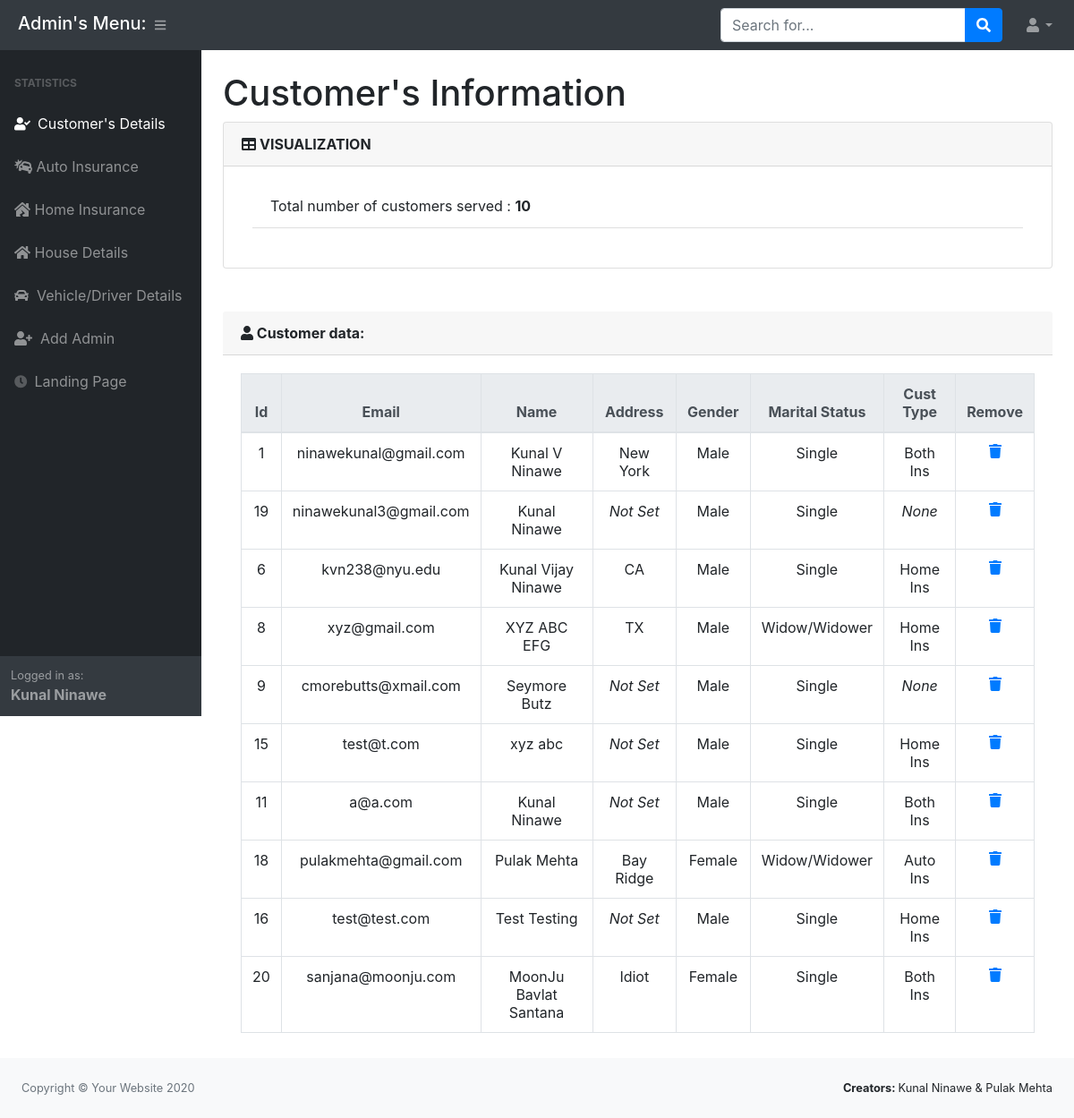
The page /admin/user_visualization.php (signed in) on the database its author committed.
### tables this page shows
CREATE TABLE IF NOT EXISTS `cust_details` (
  `cust_id` int(11) NOT NULL AUTO_INCREMENT,
  `email` varchar(50) NOT NULL,
  `first_name` varchar(30) NOT NULL,
  `middle_name` varchar(30) DEFAULT NULL,
  `last_name` varchar(30) NOT NULL,
  `password` varchar(100) NOT NULL,
  `address` varchar(150) DEFAULT NULL,
  `gender` varchar(1) DEFAULT 'M',
  `marital_status` varchar(1) NOT NULL DEFAULT 'S',
  `cust_type` varchar(1) DEFAULT NULL,
  PRIMARY KEY (`cust_id`)
);

### admin/functions.php (called while the page is built, shortened)
<?php
	function showAdminDetails($email){
		global $conn;
		$sql = "SELECT * FROM admin WHERE email='$email'";
		$result = mysqli_query($conn,$sql);
		$array = mysqli_fetch_array($result);
	    if(isset($array)){
	    	return $array;
	    }
	    else{
	    	return 0;
	    }
	}
?>

### admin/user_visualization.php (the view, shortened to what this page needs)
<?php require_once 'functions.php';
require_once '../customer/functions.php';
require_once 'bootstrap.php';
?>
<!DOCTYPE html>
<html lang="en">
<head>
</head>
<body class="sb-nav-fixed">
  <?php
  require_once 'header.php';
  ?>
  <div id="layoutSidenav_content">
    <main>
      <div class="home_ins_content">
        <div class="container-fluid">
          <h1 class="mt-4">Customer's Information</h1>
          <div class="card mb-12">
            <div class="card-header"><i class="fas fa-table mr-1"></i><b>VISUALIZATION</b></div>
            <div class="card-body">
              <div class="col-xl-12">
                <ul class="list-group list-group-flush">
                  <li class="list-group-item">
                    Total number of customers served : <b>
                      <?php
                      $query = "SELECT count(cust_id) AS c FROM cust_details";
                      $result = mysqli_query($conn, $query);
                      if ($result) {
                        $sum = mysqli_fetch_array($result);
                        echo $sum['c'];
                      }
                      ?> </b>
                  </li>
                  <li class="list-group-item">
                </ul>
              </div>
            </div>
          </div>
          <br><br>
          <?php
          $result = getAllCustDetails();
          if($result!=false){
              while($row = mysqli_fetch_array($result)){
              $row = showCustDetailsInCorrectFormat($row);
            }
          }
          ?>
          <div class="card-mb-12" id="show_user_information">
            <div class="card-header">
              <b><i class="fas fa-user"></i> Customer data:</b>
            </div>
            <div class="card-body table-responsive">
                <table class="table table-bordered table-hover text-center">
                    <thead class="thead-light">
                        <tr>
                          <th>Id</th>
                          <th>Email</th>
                          <th>Name</th>
                          <th>Address</th>
                          <th>Gender</th>
                          <th>Marital Status</th>
                          <th>Cust Type</th>
                          <th>Remove</th>
                        </tr>
                    </thead>
                    <tbody>
                    <?php
                      $result = getAllCustDetails();
                      if($result!=false){
                          while($row = mysqli_fetch_array($result)){
                              $row = showCustDetailsInCorrectFormat($row);
                              echo "
                              <tr>
                                <td>".$row['cust_id']."</td>
                                <td>".$row['email']."</td>
                                <td>".$row['first_name']." ".$row['middle_name']." ".$row['last_name']."</td>
                                <td>".$row['address']."</td>
                                <td>".$row['gender']."</td>
                                <td>".$row['marital_status']."</td>
                                <td>".$row['cust_type']."</td>
                                <td><b><a href='#' data-toggle='modal' data-target='#removeCustModal".$row['cust_id']."'><i class='fas fa-trash'></i></a></b></td>
                              </tr>
                              ";
                          }
                      }
                      else{
                        echo "<tr><td colspan='8'>No customer data found</td></tr>";
                      }
                    ?>
                    </tbody>
                </table>
            </div>
          </div>
        </div>
      </div>
  </div>
  </div>
  <br><br>
  <?php require_once "footer.php"; ?>
</body>
</html>

### admin/header.php (shortened to what this page needs)
<?php
require_once 'functions.php';
require_once 'bootstrap.php';
?>
<!DOCTYPE html>
<html>
<head>
    <link href="css/styles.css" rel="stylesheet" />
    <link href="https://cdn.datatables.net/1.10.20/css/dataTables.bootstrap4.min.css" rel="stylesheet" />
</head>
<body class="sb-nav-fixed">
    <nav class="sb-topnav navbar navbar-expand navbar-dark bg-dark">
        <h5 style="color:white;margin-left: 20px;margin-top: 3px;">Admin's Menu:</h5>
        <button class="btn btn-link btn-sm order-1 order-lg-0" id="sidebarToggle" href="#"><i class="fas fa-bars"></i></button>
        <form class="d-none d-md-inline-block form-inline ml-auto mr-0 mr-md-3 my-2 my-md-0">
            <div class="input-group">
                <input class="form-control" type="text" placeholder="Search for..." aria-label="Search" aria-describedby="basic-addon2" />
                <div class="input-group-append">
                    <button class="btn btn-primary" type="button"><i class="fas fa-search"></i></button>
                </div>
            </div>
        </form>
        <ul class="navbar-nav ml-auto ml-md-0">
            <li class="nav-item dropdown">
                <a class="nav-link dropdown-toggle" id="userDropdown" href="#" role="button" data-toggle="dropdown" aria-haspopup="true" aria-expanded="false"><i class="fas fa-user fa-fw"></i></a>
            </li>
        </ul>
    </nav>
    <div id="layoutSidenav">
        <div id="layoutSidenav_nav">
            <nav class="sb-sidenav accordion sb-sidenav-dark" id="sidenavAccordion">
                <div class="sb-sidenav-menu">
                    <div class="nav">
                        <div class="sb-sidenav-menu-heading">Statistics</div>
                        <a class="nav-link" href="user_visualization.php">
                            <div class="sb-nav-link-icon"><i class="fas fa-user-check"></i></div>
                            Customer's Details
                        </a>
                        <a class="nav-link collapsed" href="auto_ins_visualization.php"><i class="fas fa-car-crash"></i> &nbsp;Auto Insurance</a>
                        <a class="nav-link collapsed" href="home_ins_visualization.php"><i class="fas fa-house-damage"></i> &nbsp;Home Insurance</a>
                        <a class="nav-link collapsed" href="home_visualization.php"><i class="fas fa-home"></i> &nbsp;House Details</a>
                        <a class="nav-link collapsed" href="vehicle_visualization.php"><i class="fas fa-car"></i> &nbsp;&nbsp;Vehicle/Driver Details</a>
                        <a class="nav-link collapsed" href="admin_register.php"><i class="fas fa-user-plus"></i> &nbsp;&nbsp;Add Admin</a>
                        <a class="nav-link" href="../index.php">
                                <div class="sb-nav-link-icon">
                                    <i class="fas fa-clock"></i>
                                </div>
                                Landing Page
                            </a>
                    </div>
                </div>
                <div class="sb-sidenav-footer">
                    <div class="small">Logged in as:</div>
                    <b>
                        <?php
                        $result = showAdminDetails($_SESSION['admin_email']);
                        echo $result['name'];
                        ?>
                    </b>
                </div>
            </nav>
        </div>

### customer/functions.php (shortened to what this page needs)
<?php
	function showCustDetailsInCorrectFormat($row){
		if($row['cust_type']==''){
			$row['cust_type'] = '<i>None</i>';
		}
		if($row['address']==''){
		  $row['address'] = '<i>Not Set</i>';
		}
		if($row['gender']==''){
			$row['gender'] = '<i>Not Set</i>';
		}
		else if($row['gender']=='M'){
		  $row['gender'] = 'Male';
		}
		else if($row['gender']=='F'){
		  $row['gender']='Female';
		}
		if($row['marital_status']=='S'){
		  $row['marital_status'] = 'Single';
		}
		else if($row['marital_status']=='M'){
		  $row['marital_status'] = 'Married';
		}
		else if($row['marital_status']=='W'){
		  $row['marital_status'] = 'Widow/Widower';
		}
		if($row['cust_type']=='A'){
		  $row['cust_type'] = 'Auto Ins';
		}
		if($row['cust_type']=='H'){
		  $row['cust_type'] = 'Home Ins';
		}
		if($row['cust_type']=='B'){
		  $row['cust_type'] = 'Both Ins';
		}
		return $row;
	}
	function getAllCustDetails(){
		global $conn;
		$sql = "SELECT * FROM cust_details";
		$result = mysqli_query($conn,$sql);
	    if($result){
	    	return $result;
	    }
	    else{
	    	return false;
	    }
	}

### rows shown on the page
cust_details: cust_id "1", email "ninawekunal@gmail.com", first_name "Kunal", middle_name "V", last_name "Ninawe", address "New York", gender "Male", marital_status "Single", cust_type "Both Ins"
cust_details: cust_id "19", email "ninawekunal3@gmail.com", first_name "Kunal", last_name "Ninawe", gender "Male", marital_status "Single"
cust_details: cust_id "6", email "kvn238@nyu.edu", first_name "Kunal", middle_name "Vijay", last_name "Ninawe", address "CA", gender "Male", marital_status "Single", cust_type "Home Ins"
cust_details: cust_id "8", email "xyz@gmail.com", first_name "XYZ", middle_name "ABC", last_name "EFG", address "TX", gender "Male", marital_status "Widow/Widower", cust_type "Home Ins"
cust_details: cust_id "9", email "cmorebutts@xmail.com", first_name "Seymore", last_name "Butz", gender "Male", marital_status "Single"
cust_details: cust_id "15", email "test@t.com", first_name "xyz", last_name "abc", gender "Male", marital_status "Single", cust_type "Home Ins"
cust_details: cust_id "11", email "a@a.com", first_name "Kunal", last_name "Ninawe", gender "Male", marital_status "Single", cust_type "Both Ins"
cust_details: cust_id "18", email "pulakmehta@gmail.com", first_name "Pulak", last_name "Mehta", address "Bay Ridge", gender "Female", marital_status "Widow/Widower", cust_type "Auto Ins"
cust_details: cust_id "16", email "test@test.com", first_name "Test", last_name "Testing", gender "Male", marital_status "Single", cust_type "Home Ins"
cust_details: cust_id "20", email "sanjana@moonju.com", first_name "MoonJu", middle_name "Bavlat", last_name "Santana", address "Idiot", gender "Female", marital_status "Single", cust_type "Both Ins"

### other values the page prints
$result['name'] "Kunal Ninawe"
$sum['c'] "10"
